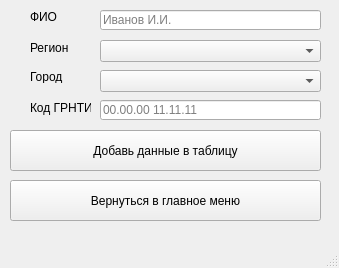
<?xml version="1.0" encoding="UTF-8"?>
<ui version="4.0">
 <class>MainWindow</class>
 <widget class="QMainWindow" name="MainWindow">
  <property name="geometry">
   <rect>
    <x>0</x>
    <y>0</y>
    <width>339</width>
    <height>268</height>
   </rect>
  </property>
  <property name="windowTitle">
   <string>MainWindow</string>
  </property>
  <widget class="QWidget" name="centralwidget">
   <widget class="QLineEdit" name="nameLineAdd">
    <property name="geometry">
     <rect>
      <x>100</x>
      <y>10</y>
      <width>221</width>
      <height>20</height>
     </rect>
    </property>
    <property name="placeholderText">
     <string>Иванов И.И.</string>
    </property>
   </widget>
   <widget class="QLineEdit" name="grntiLineAdd">
    <property name="geometry">
     <rect>
      <x>100</x>
      <y>100</y>
      <width>221</width>
      <height>20</height>
     </rect>
    </property>
    <property name="placeholderText">
     <string>00.00.00 11.11.11</string>
    </property>
   </widget>
   <widget class="QPushButton" name="addDataButton">
    <property name="geometry">
     <rect>
      <x>10</x>
      <y>130</y>
      <width>311</width>
      <height>41</height>
     </rect>
    </property>
    <property name="text">
     <string>Добавь данные в таблицу</string>
    </property>
   </widget>
   <widget class="QComboBox" name="regionComboBox">
    <property name="geometry">
     <rect>
      <x>100</x>
      <y>40</y>
      <width>221</width>
      <height>22</height>
     </rect>
    </property>
    <property name="currentText">
     <string/>
    </property>
    <property name="frame">
     <bool>true</bool>
    </property>
   </widget>
   <widget class="QComboBox" name="cityComboBox">
    <property name="geometry">
     <rect>
      <x>100</x>
      <y>70</y>
      <width>221</width>
      <height>22</height>
     </rect>
    </property>
   </widget>
   <widget class="QLabel" name="label">
    <property name="geometry">
     <rect>
      <x>30</x>
      <y>40</y>
      <width>71</width>
      <height>16</height>
     </rect>
    </property>
    <property name="text">
     <string>Регион</string>
    </property>
   </widget>
   <widget class="QLabel" name="label_3">
    <property name="geometry">
     <rect>
      <x>30</x>
      <y>70</y>
      <width>47</width>
      <height>13</height>
     </rect>
    </property>
    <property name="text">
     <string>Город</string>
    </property>
   </widget>
   <widget class="QLabel" name="label_4">
    <property name="geometry">
     <rect>
      <x>30</x>
      <y>10</y>
      <width>47</width>
      <height>13</height>
     </rect>
    </property>
    <property name="text">
     <string>ФИО</string>
    </property>
   </widget>
   <widget class="QLabel" name="label_5">
    <property name="geometry">
     <rect>
      <x>30</x>
      <y>100</y>
      <width>61</width>
      <height>16</height>
     </rect>
    </property>
    <property name="text">
     <string>Код ГРНТИ</string>
    </property>
   </widget>
   <widget class="QPushButton" name="returnToMainButton">
    <property name="geometry">
     <rect>
      <x>10</x>
      <y>180</y>
      <width>311</width>
      <height>41</height>
     </rect>
    </property>
    <property name="text">
     <string>Вернуться в главное меню</string>
    </property>
   </widget>
  </widget>
  <widget class="QMenuBar" name="menubar">
   <property name="geometry">
    <rect>
     <x>0</x>
     <y>0</y>
     <width>339</width>
     <height>21</height>
    </rect>
   </property>
  </widget>
  <widget class="QStatusBar" name="statusbar"/>
 </widget>
 <resources/>
 <connections/>
</ui>
